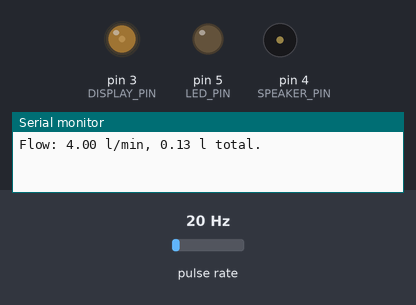
A sketch run on a simulated Arduino Uno, built with avr-gcc and run on an emulated ATmega328P. Parts: output pins drawn as LEDs (lit = HIGH), buzzer (waves = sounding), the last lines printed to the serial monitor. Wiring (inferred from the names in the program): pulse sensor: data pin 2. Inputs (shaded band) come from the test bench; at power-on: pulse rate 20 Hz.

Above: at 2.2 s.
2.3 s: pulse rate (sensor on pin 2) set to 50 Hz
At 4.3 s:
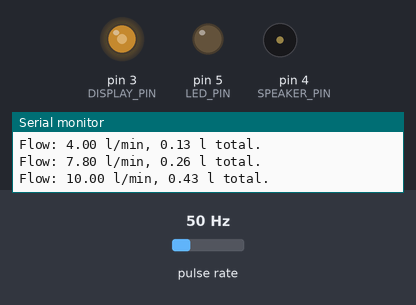
5.3 s: pulse rate (sensor on pin 2) set to 100 Hz
At 7.9 s:
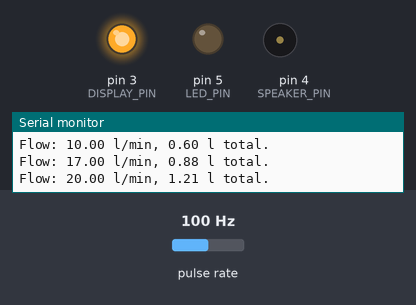
8.3 s: pulse rate (sensor on pin 2) set to 196 Hz
At 9.5 s:
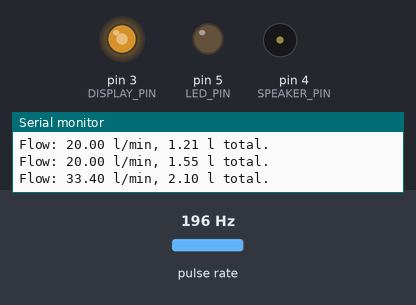
Timing chart, 0 to 11.5 s (numbered marks = the images above; inputs shaded):
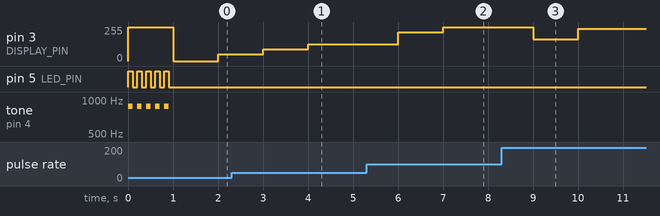

The sketch:

flow-alarm.ino
```cpp
#include <FlowMeter.h>

#define SENSOR_PIN 2
#define DISPLAY_PIN 3
#define SPEAKER_PIN 4
#define LED_PIN 5

#define UPDATE_PERIOD 1000
#define MIN_FLOW 2.5
#define MAX_FLOW 20

#define LED_FREQ 35
#define SPEAKER_FREQ 880
#define ALARM_TIMEOUT 100
#define ALARM_REP 5

FlowMeter sensor = FlowMeter(SENSOR_PIN);

void sensorISR() {
  sensor.count();
}

void setup() {
  Serial.begin(115200);

  attachInterrupt(INT0, sensorISR, RISING);
  sensor.reset();

  pinMode(DISPLAY_PIN, OUTPUT);
  pinMode(SPEAKER_PIN, OUTPUT);
  pinMode(LED_PIN, OUTPUT);

  alarmTest();

}

bool isAlarmOn = false;

void alarmTest() {
  isAlarmOn = true;
  displayValue(MAX_FLOW);
  handleAlarm();
  isAlarmOn = false;
  displayValue(0);
}

void handleAlarm() {
  if (isAlarmOn) {
    for(int i = 0; i < ALARM_REP; i++) {
      tone(SPEAKER_PIN, SPEAKER_FREQ);
      digitalWrite(LED_PIN, HIGH);

      delay(ALARM_TIMEOUT);

      noTone(SPEAKER_PIN);
      digitalWrite(LED_PIN, LOW);

      delay(ALARM_TIMEOUT);
    }
  } else {
    noTone(SPEAKER_PIN);
    digitalWrite(LED_PIN, LOW);
  }
}

void displayValue(double value) {
  int displayValue = map(value, 0, MAX_FLOW, 0, 255);
  analogWrite(DISPLAY_PIN, displayValue);
}

void loop() {
  sensor.tick(UPDATE_PERIOD);
  delay(UPDATE_PERIOD);
  sensor.tick(UPDATE_PERIOD);

  Serial.println("Flow: " + String(sensor.getCurrentFlowrate()) + " l/min, " + String(sensor.getTotalVolume())+ " l total.");

  displayValue(sensor.getCurrentFlowrate());

  isAlarmOn = sensor.getCurrentFlowrate() < MIN_FLOW;
  //handleAlarm();
}
```

Measured:
- after the input at 2.3 s, pin 3 (DISPLAY_PIN): 51/255 → 89/255 after 0.70 s, → 127/255 1.0 s later
- after the input at 5.3 s, pin 3 (DISPLAY_PIN): 127/255 → 216/255 after 0.71 s, → 255/255 1.0 s later
- after the input at 8.3 s, pin 3 (DISPLAY_PIN): 255/255 → 164/255 after 0.71 s, → 241/255 1.0 s later
